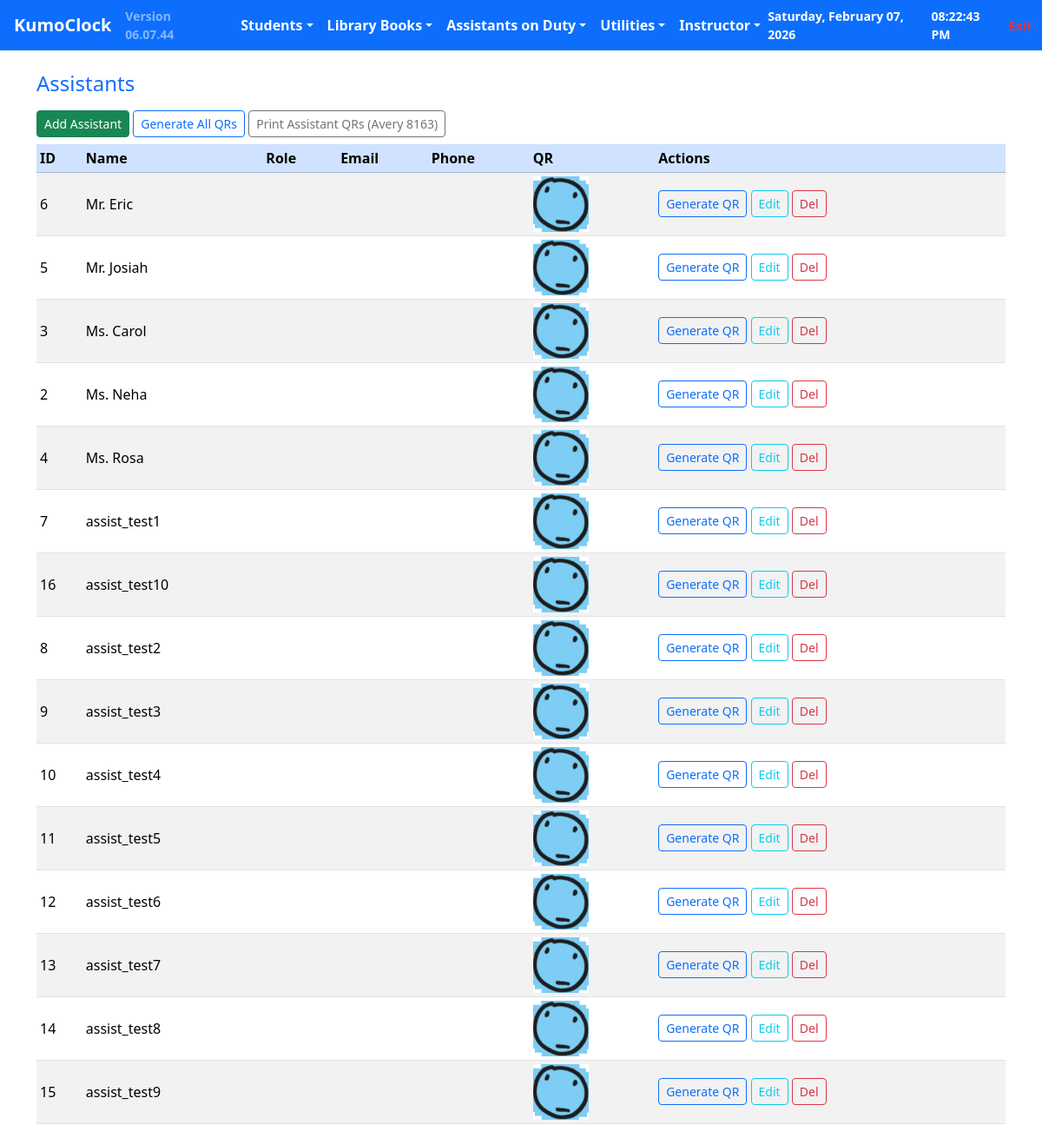
/assistants, run on the app's committed database.
### tables this page shows
CREATE TABLE staff (
        id INTEGER PRIMARY KEY AUTOINCREMENT,
        name TEXT,
        role TEXT,
        email TEXT,
        phone TEXT
    , whatsapp TEXT);

### routes/assistants.py (the view)
    @app.route("/assistants")
    def assistants_list():
        return render_template(
            "assistants.html",
            assistants=assistant_manager.get_all_assistants(),
        )

### app.py (called while the page is built, shortened)
@app.after_request
def add_no_cache_headers(response):
    response.headers['Cache-Control'] = 'no-store, no-cache, must-revalidate, max-age=0'
    response.headers['Pragma'] = 'no-cache'
    response.headers['Expires'] = '0'
    return response

@app.context_processor
def inject_now():
    now = datetime.now()
    return dict(
        date_str=now.strftime("%A, %B %d, %Y"),
        time_str=now.strftime("%I:%M:%S %p"),
    )

@app.context_processor
def inject_dynamic_lists():
    from routes.api import active_students_cache, checked_out_cache
    return dict(active_list=active_students_cache, checked_list=checked_out_cache)

@app.context_processor
def inject_app_version():
    return dict(app_version=_ensure_version_up_to_date())

def _find_latest_source_mtime(base_dir):
    ignore_dirs = {
        '.venv', '__pycache__', '.git', 'build', 'dist', 'data',
        'exports', 'uploads', 'assets', 'static', 'templates\\static'
    }
    latest = 0.0
    for root, dirs, files in os.walk(base_dir):
        rel_root = os.path.relpath(root, base_dir)
        if rel_root == '.':
            rel_root = ''
        rel_parts = rel_root.split(os.sep) if rel_root else []
        if any(part in ignore_dirs for part in rel_parts):
            dirs[:] = []
            continue
        for fname in files:
            if fname == 'VERSION':
                continue
            fpath = os.path.join(root, fname)
            try:
                mtime = os.path.getmtime(fpath)
                if mtime > latest:
                    latest = mtime
            except Exception:
                continue
    return latest

def _ensure_version_up_to_date():
    version = "06.07.43"
    vpath = os.path.join(os.path.dirname(__file__), 'VERSION')
    try:
        if os.path.exists(vpath):
            with open(vpath, 'r', encoding='utf-8') as vf:
                version = (vf.read().strip() or version)
        latest_mtime = _find_latest_source_mtime(os.path.dirname(__file__))
        v_mtime = os.path.getmtime(vpath) if os.path.exists(vpath) else 0
    except Exception:
        pass
    return version

### modules/assistant_manager.py (called while the page is built)
def get_all_assistants():
    with sqlite3.connect(DB_PATH) as conn:
        c = conn.cursor()
        c.execute("SELECT id, name, role, email, phone FROM staff ORDER BY name")
        return c.fetchall()

### templates/assistants.html
{% extends "base.html" %}
{% block content %}
<div class="container mt-4">
  <h4 class="mb-3 text-primary">Assistants</h4>
  <div class="mb-2">
    <a href="{{ url_for('assistants_add') }}" class="btn btn-success btn-sm">Add Assistant</a>
    <form action="{{ url_for('qr_assistants_generate_all') }}" method="post" class="d-inline">
      <button type="submit" class="btn btn-outline-primary btn-sm">Generate All QRs</button>
    </form>
    <a href="{{ url_for('qr_assistants_pdf') }}" class="btn btn-outline-secondary btn-sm">Print Assistant QRs (Avery 8163)</a>
  </div>
  <table class="table table-sm table-striped align-middle">
    <thead class="table-primary">
      <tr>
        <th>ID</th><th>Name</th><th>Role</th><th>Email</th><th>Phone</th><th>QR</th><th>Actions</th>
      </tr>
    </thead>
    <tbody>
      {% for a in assistants %}
      <tr>
        <td>{{ a[0] }}</td>
        <td>{{ a[1] }}</td>
        <td>{{ a[2] }}</td>
        <td>{{ a[3] }}</td>
        <td>{{ a[4] }}</td>
        <td>
          {% set qr_file = 'assistant_' ~ a[0] ~ '.png' %}
          <img src="/assets/qr_codes/{{ qr_file }}" alt="QR" width="64" height="64" onerror="this.src='/static/img/default.png'">
        </td>
        <td>
          <form action="{{ url_for('qr_assistant_generate', aid=a[0]) }}" method="post" class="d-inline">
            <button type="submit" class="btn btn-outline-primary btn-sm">Generate QR</button>
          </form>
          <a href="{{ url_for('assistants_edit', aid=a[0]) }}" class="btn btn-outline-info btn-sm">Edit</a>
          <a href="{{ url_for('assistants_delete', aid=a[0]) }}" class="btn btn-outline-danger btn-sm" onclick="return confirm('Delete assistant?');">Del</a>
        </td>
      </tr>
      {% endfor %}
    </tbody>
  </table>
</div>
{% endblock %}

### templates/base.html (shortened to what this page needs)
<!doctype html>
<html lang="en">
<head>
<link href="https://cdn.jsdelivr.net/npm/bootstrap@5.3.1/dist/css/bootstrap.min.css" rel="stylesheet">
</head>
<body>
{% include "navbar.html" %}
{% block content %}{% endblock %}
</body>
</html>

### templates/navbar.html (shortened to what this page needs)
<nav class="navbar navbar-expand-lg navbar-dark" style="background-color:#0d6efd; font-weight:600;">
  <div class="container-fluid">
    <a class="navbar-brand fw-bold" style="color:white;" href="{{ url_for('dashboard') }}">
       KumoClock
    </a>
    <span class="text-white-50 small">Version {{ app_version }}</span>
    <div class="collapse navbar-collapse" id="mainNavbar">
      <ul class="navbar-nav me-auto mb-2 mb-lg-0 ms-3">
        <li class="nav-item dropdown">
          <a class="nav-link dropdown-toggle text-white" href="#" id="studentsMenu"
             role="button" data-bs-toggle="dropdown"> Students</a>
        </li>
        <li class="nav-item dropdown">
          <a class="nav-link dropdown-toggle text-white" href="#" id="booksMenu" role="button" data-bs-toggle="dropdown"> Library Books</a>
        </li>
        <li class="nav-item dropdown">
          <a class="nav-link dropdown-toggle text-white" href="#" id="assistMenu" role="button" data-bs-toggle="dropdown"> Assistants on Duty</a>
        </li>
        <li class="nav-item dropdown">
          <a class="nav-link dropdown-toggle text-white" href="#" id="utilMenu" role="button" data-bs-toggle="dropdown"> Utilities</a>
        </li>
<li class="nav-item dropdown">
  <a class="nav-link dropdown-toggle text-white" href="#" id="instMenu" role="button" data-bs-toggle="dropdown"> Instructor</a>
</li>
      </ul>
      <div class="d-flex align-items-center text-white small">
        <span class="me-3"> {{ date_str }}</span>
        <span class="me-3"> {{ time_str }}</span>
        <a href="#" class="text-danger fw-bold text-decoration-none"> Exit</a>
      </div>
    </div>
  </div>
</nav>

### data on the page
staff: id "6", name "Mr. Eric"
staff: id "5", name "Mr. Josiah"
staff: id "3", name "Ms. Carol"
staff: id "2", name "Ms. Neha"
staff: id "4", name "Ms. Rosa"
staff: id "7", name "assist_test1"
staff: id "16", name "assist_test10"
staff: id "8", name "assist_test2"
staff: id "9", name "assist_test3"
staff: id "10", name "assist_test4"
staff: id "11", name "assist_test5"
staff: id "12", name "assist_test6"
staff: id "13", name "assist_test7"
staff: id "14", name "assist_test8"
staff: id "15", name "assist_test9"

### other printed values
{{ app_version }} "06.07.44"
